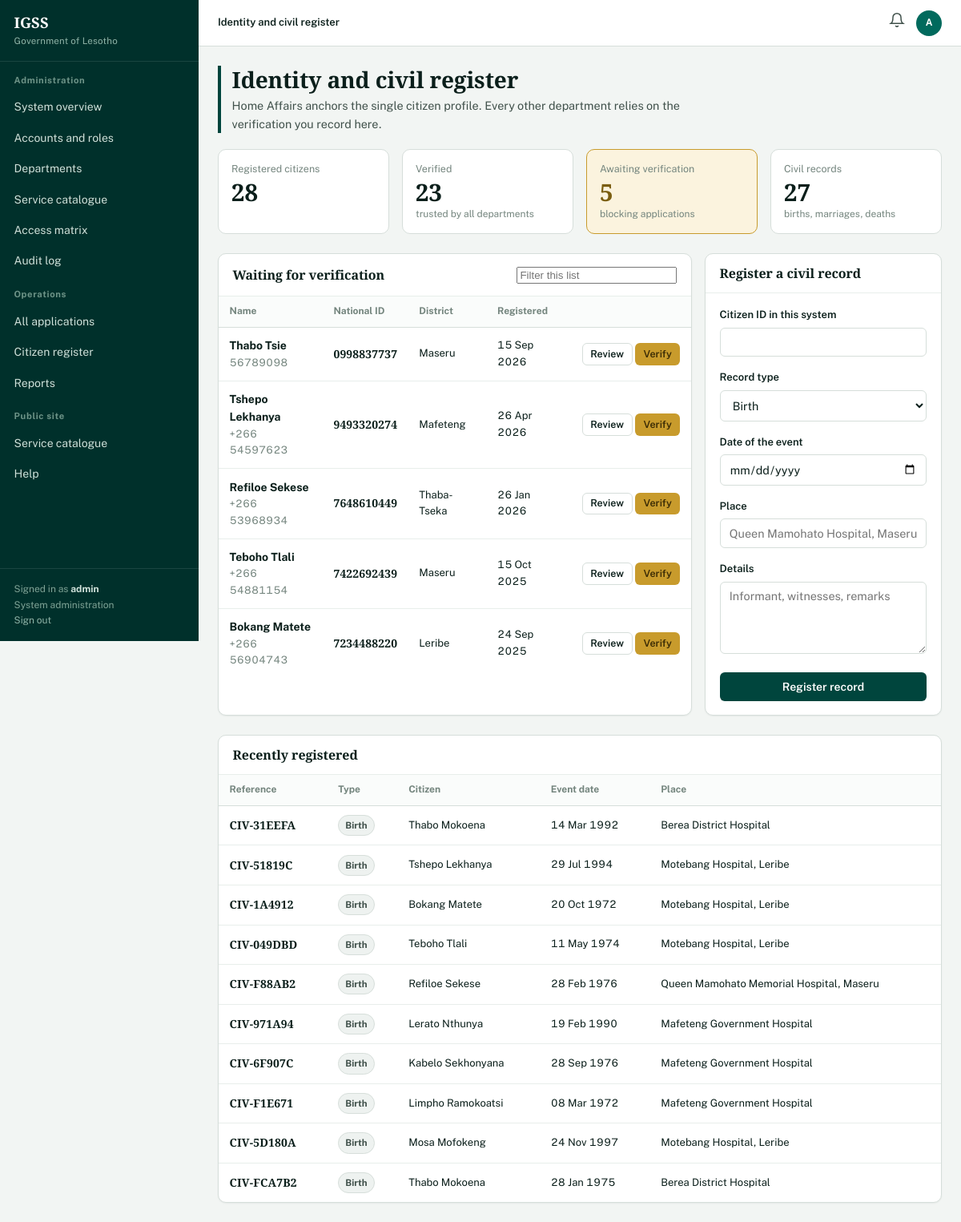
/departments/home-affairs (signed in), run on the app's committed database.
### models.py (models this page shows, shortened)
class User(UserMixin, db.Model):
    __tablename__ = "users"
    id = db.Column(db.Integer, primary_key=True)
    username = db.Column(db.String(64), unique=True, nullable=False, index=True)
    email = db.Column(db.String(120), unique=True, nullable=False, index=True)
    password_hash = db.Column(db.String(200), nullable=False)
    role = db.Column(db.String(20), nullable=False, default="citizen")  # citizen|employee|admin
    active = db.Column(db.Boolean, default=True)
    last_login = db.Column(db.DateTime)
    created_at = db.Column(db.DateTime, default=datetime.utcnow)
    citizen = db.relationship("Citizen", back_populates="user", uselist=False,
                              cascade="all, delete-orphan")
    employee = db.relationship("Employee", back_populates="user", uselist=False,
                               cascade="all, delete-orphan")
    notifications = db.relationship("Notification", back_populates="user",
                                    cascade="all, delete-orphan",
                                    order_by="Notification.created_at.desc()")
    audit_logs = db.relationship("AuditLog", back_populates="user")
    @property
    def is_citizen(self):
        return self.role == "citizen"
    @property
    def is_employee(self):
        return self.role == "employee"
    @property
    def is_admin(self):
        return self.role == "admin"
    @property
    def display_name(self):
        if self.citizen:
            return f"{self.citizen.first_name} {self.citizen.last_name}"
        if self.employee:
            return self.employee.full_name
        return self.username
    @property
    def initials(self):
        parts = self.display_name.split()
        return "".join(p[0] for p in parts[:2]).upper() or "?"
    @property
    def unread_count(self):
        return sum(1 for n in self.notifications if not n.read)

class Citizen(db.Model):
    __tablename__ = "citizens"
    id = db.Column(db.Integer, primary_key=True)
    user_id = db.Column(db.Integer, db.ForeignKey("users.id"), unique=True)
    national_id = db.Column(db.String(20), unique=True, nullable=False, index=True)
    first_name = db.Column(db.String(60), nullable=False)
    last_name = db.Column(db.String(60), nullable=False)
    date_of_birth = db.Column(db.Date)
    gender = db.Column(db.String(10))
    phone = db.Column(db.String(20))
    email = db.Column(db.String(120))
    address = db.Column(db.String(200))
    district = db.Column(db.String(40))
    verified = db.Column(db.Boolean, default=False)
    verified_on = db.Column(db.DateTime)
    verified_by = db.Column(db.String(80))
    created_at = db.Column(db.DateTime, default=datetime.utcnow)
    user = db.relationship("User", back_populates="citizen")
    applications = db.relationship("Application", back_populates="citizen",
                                   cascade="all, delete-orphan",
                                   order_by="Application.submitted_at.desc()")
    documents = db.relationship("Document", back_populates="citizen",
                                cascade="all, delete-orphan")
    payments = db.relationship("Payment", back_populates="citizen",
                               cascade="all, delete-orphan")
    vehicles = db.relationship("Vehicle", back_populates="citizen",
                               cascade="all, delete-orphan")
    licences = db.relationship("DriverLicence", back_populates="citizen",
                               cascade="all, delete-orphan")
    passports = db.relationship("Passport", back_populates="citizen",
                                cascade="all, delete-orphan")
    police_records = db.relationship("PoliceRecord", back_populates="citizen",
                                     cascade="all, delete-orphan")
    pension_records = db.relationship("PensionRecord", back_populates="citizen",
                                      cascade="all, delete-orphan")
    finance_record = db.relationship("FinanceRecord", back_populates="citizen",
                                     uselist=False, cascade="all, delete-orphan")
    civil_records = db.relationship("CivilRecord", back_populates="citizen",
                                    cascade="all, delete-orphan")
    @property
    def full_name(self):
        return f"{self.first_name} {self.last_name}"

class CivilRecord(db.Model):
    __tablename__ = "civil_records"
    id = db.Column(db.Integer, primary_key=True)
    citizen_id = db.Column(db.Integer, db.ForeignKey("citizens.id"))
    record_type = db.Column(db.String(20))  # Birth|Marriage|Death
    reference = db.Column(db.String(30), unique=True)
    event_date = db.Column(db.Date)
    place = db.Column(db.String(120))
    details = db.Column(db.Text)
    registered_at = db.Column(db.DateTime, default=datetime.utcnow)
    citizen = db.relationship("Citizen", back_populates="civil_records")

### blueprints/departments.py (the view)
@departments_bp.route("/home-affairs")
@employee_required
@department_required("HA")
def home_affairs():
    unverified = Citizen.query.filter_by(verified=False).order_by(
        Citizen.created_at.desc()).all()
    recent_records = CivilRecord.query.order_by(
        CivilRecord.registered_at.desc()).limit(10).all()
    stats = {
        "citizens": Citizen.query.count(),
        "verified": Citizen.query.filter_by(verified=True).count(),
        "pending": len(unverified),
        "civil": CivilRecord.query.count(),
    }
    return render_template("departments/home_affairs.html", unverified=unverified,
                           recent=recent_records, stats=stats)

### models.py (called while the page is built)
@login_manager.user_loader
def load_user(user_id):
    return db.session.get(User, int(user_id))

### utils/security.py (called while the page is built)
def role_required(*roles):
    def decorator(view):
        @wraps(view)
        def wrapped(*args, **kwargs):
            if not current_user.is_authenticated:
                return redirect(url_for("auth.login", next=request.path))
            if current_user.role not in roles:
                flash("Your account does not have access to that area.", "danger")
                return redirect(url_for("main.home"))
            return view(*args, **kwargs)
        return wrapped
    return decorator

def department_required(*codes):
    def decorator(view):
        @wraps(view)
        def wrapped(*args, **kwargs):
            if not current_user.is_authenticated:
                return redirect(url_for("auth.login", next=request.path))
            if current_user.is_admin:
                return view(*args, **kwargs)
            emp = getattr(current_user, "employee", None)
            if not emp or not emp.department or emp.department.code not in codes:
                abort(403)
            return view(*args, **kwargs)
        return wrapped
    return decorator

### templates/departments/home_affairs.html (shortened to what this page needs)
{% extends "base.html" %}
{% from "partials/macros.html" import stat, empty %}
{% block crumb %}<strong>Identity and civil register</strong>{% endblock %}
{% block sidebar %}{% include "partials/nav.html" %}{% endblock %}
{% block content %}
<div class="page-head"><div class="striped" style="--stripe:var(--dept-HA)">
  <h1>Identity and civil register</h1>
  <p class="lead">Home Affairs anchors the single citizen profile. Every other
     department relies on the verification you record here.</p>
</div></div>
<div class="grid grid-4 mb-3">
  {{ stat("Registered citizens", stats.citizens) }}
  {{ stat("Verified", stats.verified, "trusted by all departments") }}
  {{ stat("Awaiting verification", stats.pending, "blocking applications", attention=stats.pending > 0) }}
  {{ stat("Civil records", stats.civil, "births, marriages, deaths") }}
</div>
<div class="grid grid-sidebar">
  <div class="panel">
    <div class="panel-head">
      <h2>Waiting for verification</h2>
      <span class="head-actions">
        <input type="search" placeholder="Filter this list"
               data-filter-table="#pending-table" style="width:200px">
      </span>
    </div>
    {% if unverified %}
      <div class="table-wrap">
      <table id="pending-table">
        <thead><tr><th>Name</th><th>National ID</th><th>District</th>
          <th>Registered</th><th></th></tr></thead>
        <tbody>
          {% for c in unverified %}
            <tr>
              <td><strong>{{ c.full_name }}</strong>
                <div class="small muted">{{ c.phone or 'No number' }}</div></td>
              <td class="mono-ref">{{ c.national_id }}</td>
              <td class="small">{{ c.district or '—' }}</td>
              <td class="small">{{ c.created_at.strftime('%d %b %Y') }}</td>
              <td class="text-right nowrap">
                <a class="btn btn-outline btn-sm" href="{{ url_for('employee.citizen_profile', citizen_id=c.id) }}">Review</a>
                <form method="post" action="{{ url_for('employee.verify_citizen', citizen_id=c.id) }}"
                      style="display:inline"
                      data-confirm="Verify {{ c.full_name }}? Every department will rely on this.">
                  <button class="btn btn-straw btn-sm" type="submit">Verify</button></form>
              </td>
            </tr>
          {% endfor %}
        </tbody>
      </table>
      </div>
    {% else %}
      <div class="panel-body">{{ empty("Everyone is verified", "No profiles are waiting on a Home Affairs check.") }}</div>
    {% endif %}
  </div>
  <form method="post" action="{{ url_for('departments.register_civil') }}" class="panel" style="height:fit-content">
    <div class="panel-head"><h3>Register a civil record</h3></div>
    <div class="panel-body">
      <div class="field">
        <label for="citizen_id">Citizen ID in this system</label>
        <input type="number" id="citizen_id" name="citizen_id" required>
      </div>
      <div class="field">
        <label for="record_type">Record type</label>
        <select id="record_type" name="record_type">
          <option>Birth</option><option>Marriage</option><option>Death</option>
        </select>
      </div>
      <div class="field">
        <label for="event_date">Date of the event</label>
        <input type="date" id="event_date" name="event_date">
      </div>
      <div class="field">
        <label for="place">Place</label>
        <input type="text" id="place" name="place" placeholder="Queen Mamohato Hospital, Maseru">
      </div>
      <div class="field">
        <label for="details">Details</label>
        <textarea id="details" name="details" placeholder="Informant, witnesses, remarks"></textarea>
      </div>
      <button class="btn btn-primary btn-block" type="submit">Register record</button>
    </div>
  </form>
</div>
<div class="panel mt-3">
  <div class="panel-head"><h2>Recently registered</h2></div>
  {% if recent %}
    <table>
      <thead><tr><th>Reference</th><th>Type</th><th>Citizen</th><th>Event date</th><th>Place</th></tr></thead>
      <tbody>
        {% for r in recent %}
          <tr>
            <td class="mono-ref">{{ r.reference }}</td>
            <td><span class="badge badge-neutral">{{ r.record_type }}</span></td>
            <td class="small">{{ r.citizen.full_name if r.citizen else '—' }}</td>
            <td class="small">{{ r.event_date.strftime('%d %b %Y') if r.event_date else '—' }}</td>
            <td class="small">{{ r.place or '—' }}</td>
          </tr>
        {% endfor %}
      </tbody>
    </table>
  {% else %}
    <div class="panel-body"><p class="small muted mb-0">No civil records registered yet.</p></div>
  {% endif %}
</div>
{% endblock %}

### templates/base.html (shortened to what this page needs)
<!DOCTYPE html>
<html lang="en">
<head>
<link rel="stylesheet" href="{{ url_for('static', filename='css/style.css') }}">
</head>
<body>
<div class="shell">
  <aside class="sidebar">
    <div class="sidebar-brand">
      <a href="{{ url_for('main.dashboard_router') }}" style="text-decoration:none">
        <span class="crest">{{ SYSTEM_SHORT }}</span>
        <span class="crest-sub">{{ ORGANISATION }}</span>
      </a>
    </div>
    {% block sidebar %}{% endblock %}
    <div class="sidebar-foot">
      Signed in as <strong style="color:#CFE0D9">{{ current_user.display_name }}</strong><br>
      {% if current_user.is_employee and current_user.employee and current_user.employee.department %}
        {{ current_user.employee.department.name }}<br>
      {% elif current_user.is_admin %}
        System administration<br>
      {% endif %}
      <a href="{{ url_for('auth.logout') }}" style="color:#8FB3A7">Sign out</a>
    </div>
  </aside>
  <div class="main">
    <header class="topbar">
      <div class="crumb">{% block crumb %}{% endblock %}</div>
      <div class="topbar-actions">
        <a class="bell" data-bell href="{{ url_for('citizen.notifications') }}"
           aria-label="Notifications" title="Notifications">
          <svg width="20" height="20" viewBox="0 0 24 24" fill="none"
               stroke="currentColor" stroke-width="1.8" stroke-linecap="round">
            <path d="M18 8A6 6 0 0 0 6 8c0 7-3 9-3 9h18s-3-2-3-9"/>
            <path d="M13.7 21a2 2 0 0 1-3.4 0"/>
          </svg>
        </a>
        <span class="avatar" title="{{ current_user.display_name }}">{{ current_user.initials }}</span>
      </div>
    </header>
    <main class="content">
      {% block content %}{% endblock %}
    </main>
  </div>
</div>
</body>
</html>

### data on the page
User: display_name "admin", initials "A"
Citizen: full_name "Thabo Tsie", phone "56789098", national_id "0998837737", district "Maseru", created_at "15 Sep 2026"
Citizen: full_name "Tshepo Lekhanya", phone "+266 54597623", national_id "9493320274", district "Mafeteng", created_at "26 Apr 2026"
Citizen: full_name "Refiloe Sekese", phone "+266 53968934", national_id "7648610449", district "Thaba-Tseka", created_at "26 Jan 2026"
Citizen: full_name "Teboho Tlali", phone "+266 54881154", national_id "7422692439", district "Maseru", created_at "15 Oct 2025"
Citizen: full_name "Bokang Matete", phone "+266 56904743", national_id "7234488220", district "Leribe", created_at "24 Sep 2025"
CivilRecord: reference "CIV-31EEFA", record_type "Birth", citizen "Thabo Mokoena", event_date "14 Mar 1992", place "Berea District Hospital"
CivilRecord: reference "CIV-51819C", record_type "Birth", citizen "Tshepo Lekhanya", event_date "29 Jul 1994", place "Motebang Hospital, Leribe"
CivilRecord: reference "CIV-1A4912", record_type "Birth", citizen "Bokang Matete", event_date "20 Oct 1972", place "Motebang Hospital, Leribe"
CivilRecord: reference "CIV-049DBD", record_type "Birth", citizen "Teboho Tlali", event_date "11 May 1974", place "Motebang Hospital, Leribe"
CivilRecord: reference "CIV-F88AB2", record_type "Birth", citizen "Refiloe Sekese", event_date "28 Feb 1976", place "Queen Mamohato Memorial Hospital, Maseru"
CivilRecord: reference "CIV-971A94", record_type "Birth", citizen "Lerato Nthunya", event_date "19 Feb 1990", place "Mafeteng Government Hospital"
CivilRecord: reference "CIV-6F907C", record_type "Birth", citizen "Kabelo Sekhonyana", event_date "28 Sep 1976", place "Mafeteng Government Hospital"
CivilRecord: reference "CIV-F1E671", record_type "Birth", citizen "Limpho Ramokoatsi", event_date "08 Mar 1972", place "Mafeteng Government Hospital"
CivilRecord: reference "CIV-5D180A", record_type "Birth", citizen "Mosa Mofokeng", event_date "24 Nov 1997", place "Motebang Hospital, Leribe"
CivilRecord: reference "CIV-FCA7B2", record_type "Birth", citizen "Thabo Mokoena", event_date "28 Jan 1975", place "Berea District Hospital"

### other printed values
{{ SYSTEM_SHORT }} "IGSS"
{{ ORGANISATION }} "Government of Lesotho"
{{ label }} "Registered citizens Verified Awaiting verification Civil records"
{{ value }} "28 23 5 27"
{{ foot }} "trusted by all departments blocking applications births, marriages, deaths"
